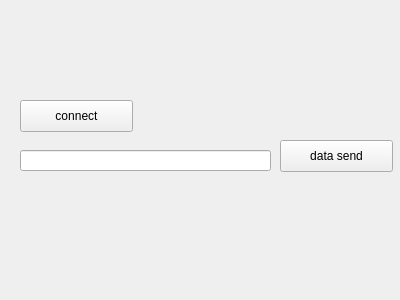
<?xml version="1.0" encoding="UTF-8"?>
<ui version="4.0">
 <class>Widget</class>
 <widget class="QWidget" name="Widget">
  <property name="geometry">
   <rect>
    <x>0</x>
    <y>0</y>
    <width>400</width>
    <height>300</height>
   </rect>
  </property>
  <property name="windowTitle">
   <string>Widget</string>
  </property>
  <widget class="QPushButton" name="pushButton">
   <property name="geometry">
    <rect>
     <x>20</x>
     <y>100</y>
     <width>113</width>
     <height>32</height>
    </rect>
   </property>
   <property name="text">
    <string>connect</string>
   </property>
  </widget>
  <widget class="QPushButton" name="pushButton_2">
   <property name="geometry">
    <rect>
     <x>280</x>
     <y>140</y>
     <width>113</width>
     <height>32</height>
    </rect>
   </property>
   <property name="text">
    <string>data send</string>
   </property>
  </widget>
  <widget class="QLineEdit" name="lineEdit">
   <property name="geometry">
    <rect>
     <x>20</x>
     <y>150</y>
     <width>251</width>
     <height>21</height>
    </rect>
   </property>
  </widget>
 </widget>
 <layoutdefault spacing="6" margin="11"/>
 <resources/>
 <connections/>
</ui>
